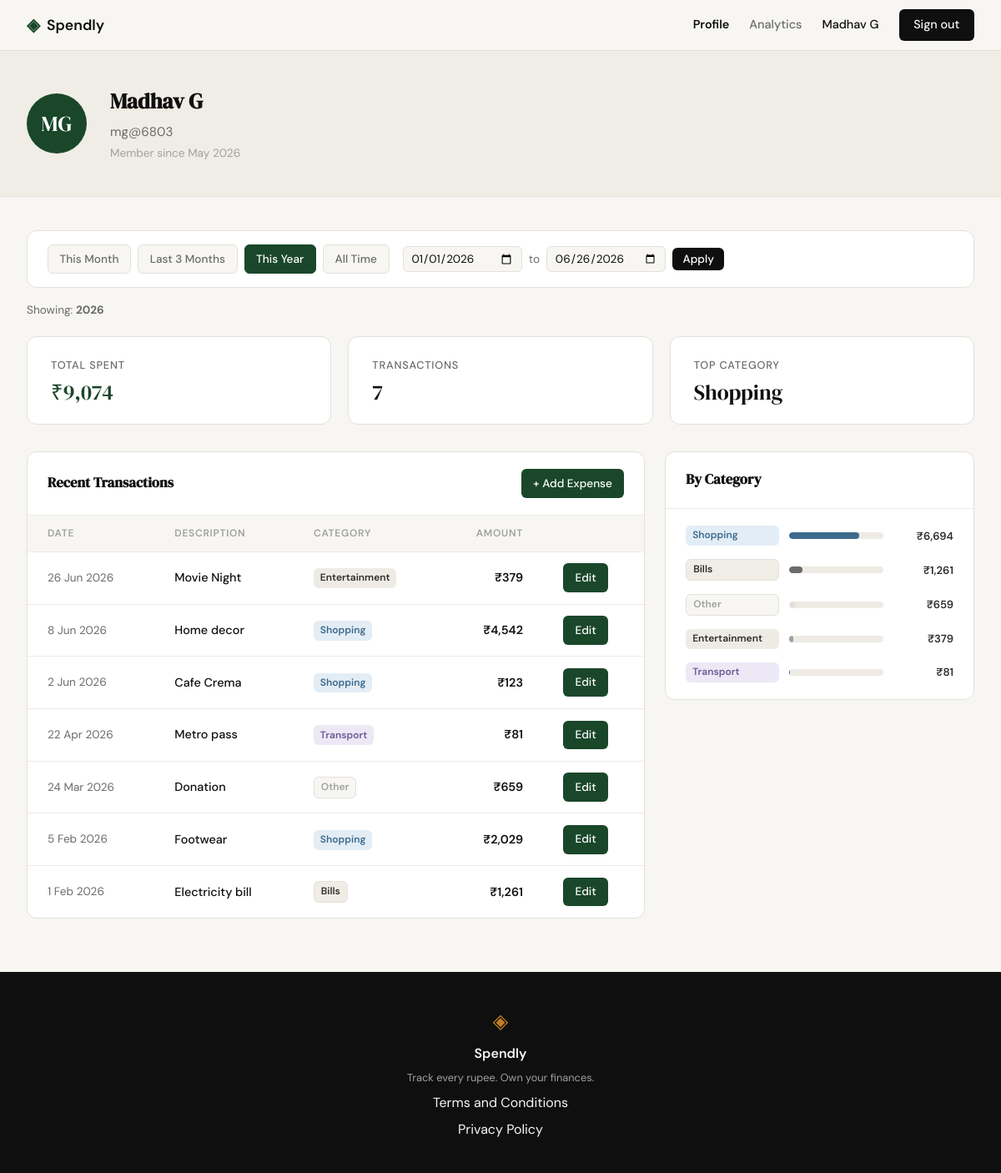
The page /profile?period=this_year (signed in) on the database its author committed.
### tables this page shows
CREATE TABLE users (
            id            INTEGER PRIMARY KEY AUTOINCREMENT,
            name          TEXT    NOT NULL,
            email         TEXT    NOT NULL UNIQUE,
            password_hash TEXT    NOT NULL,
            created_at    TEXT    DEFAULT (datetime('now'))
        );

CREATE TABLE expenses (
            id          INTEGER PRIMARY KEY AUTOINCREMENT,
            user_id     INTEGER NOT NULL REFERENCES users(id),
            amount      REAL    NOT NULL,
            category    TEXT    NOT NULL,
            date        TEXT    NOT NULL,
            description TEXT,
            created_at  TEXT    DEFAULT (datetime('now'))
        );

### app.py (the view)
@app.route("/profile")
def profile():
    if not session.get("user_id"):
        return redirect(url_for("login"))
    user_data = get_user_by_id(session["user_id"])
    if not user_data:
        session.clear()
        return redirect(url_for("login"))
    name = user_data["name"]
    initials = "".join(w[0] for w in name.split()[:2]).upper()
    user = {
        "name": name,
        "initials": initials,
        "email": user_data["email"],
        "member_since": user_data["member_since"],
    }
    today = date.today()
    date_from_raw = request.args.get("from", "").strip()
    date_to_raw   = request.args.get("to", "").strip()
    period        = request.args.get("period", "all")
    date_from = date_to = None
    active_period = "all"
    period_label = "All time"
    if date_from_raw and date_to_raw:
        try:
            d_from = date.fromisoformat(date_from_raw)
            d_to   = date.fromisoformat(date_to_raw)
            if d_from > d_to:
                d_from, d_to = d_to, d_from
            date_from, date_to = d_from.isoformat(), d_to.isoformat()
            active_period = "custom"
            period_label = (
                f"{d_from.strftime('%-d %b %Y')} – {d_to.strftime('%-d %b %Y')}"
            )
        except ValueError:
            pass
    elif period == "this_month":
        date_from = today.replace(day=1).isoformat()
        date_to   = today.isoformat()
        active_period = "this_month"
        period_label  = today.strftime("%B %Y")
    elif period == "last_3_months":
        date_from = (today - timedelta(days=90)).isoformat()
        date_to   = today.isoformat()
        active_period = "last_3_months"
        period_label  = "Last 3 months"
    elif period == "this_year":
        date_from = today.replace(month=1, day=1).isoformat()
        date_to   = today.isoformat()
        active_period = "this_year"
        period_label  = str(today.year)
    stats        = get_summary_stats(session["user_id"], date_from, date_to)
    transactions = get_recent_transactions(session["user_id"], date_from=date_from, date_to=date_to)
    categories   = get_category_breakdown(session["user_id"], date_from, date_to)
    return render_template(
        "profile.html",
        user=user,
        stats=stats,
        transactions=transactions,
        categories=categories,
        active_period=active_period,
        date_from=date_from,
        date_to=date_to,
        period_label=period_label,
    )

### database/db.py (called while the page is built)
def get_db():
    conn = sqlite3.connect(DB_PATH)
    conn.row_factory = sqlite3.Row
    conn.execute("PRAGMA foreign_keys = ON")
    return conn

### database/queries.py (called while the page is built)
def _date_clause(date_from, date_to):
    if date_from and date_to:
        return " AND date BETWEEN ? AND ?", (date_from, date_to)
    return "", ()

def get_user_by_id(user_id):
    conn = get_db()
    row = conn.execute(
        "SELECT name, email, created_at FROM users WHERE id = ?", (user_id,)
    ).fetchone()
    conn.close()
    if not row:
        return None
    member_since = datetime.strptime(row["created_at"][:10], "%Y-%m-%d").strftime("%B %Y")
    return {"name": row["name"], "email": row["email"], "member_since": member_since}

def get_summary_stats(user_id, date_from=None, date_to=None):
    conn = get_db()
    date_clause, date_params = _date_clause(date_from, date_to)
    row = conn.execute(
        "SELECT COALESCE(SUM(amount), 0) as total, COUNT(*) as count "
        "FROM expenses WHERE user_id = ?" + date_clause,
        (user_id,) + date_params
    ).fetchone()
    top = conn.execute(
        "SELECT category, SUM(amount) as cat_total FROM expenses "
        "WHERE user_id = ?" + date_clause + " GROUP BY category ORDER BY cat_total DESC LIMIT 1",
        (user_id,) + date_params
    ).fetchone()
    conn.close()
    return {
        "total_spent": f"₹{row['total']:,.0f}",
        "transaction_count": row["count"],
        "top_category": top["category"] if top else "—",
    }

def get_recent_transactions(user_id, limit=10, date_from=None, date_to=None):
    conn = get_db()
    date_clause, date_params = _date_clause(date_from, date_to)
    rows = conn.execute(
        "SELECT id, date, description, category, amount FROM expenses "
        "WHERE user_id = ?" + date_clause + " ORDER BY date DESC LIMIT ?",
        (user_id,) + date_params + (limit,)
    ).fetchall()
    conn.close()
    return [
        {
            "id": r["id"],
            "date": datetime.strptime(r["date"], "%Y-%m-%d").strftime("%-d %b %Y"),
            "description": r["description"] or "",
            "category": r["category"],
            "amount": f"₹{r['amount']:,.0f}",
        }
        for r in rows
    ]

### templates/profile.html (shortened to what this page needs)
{% extends "base.html" %}
{% block content %}
<div class="profile-page">
  <div class="profile-hero">
    <div class="profile-hero-inner">
      <div class="avatar">{{ user.initials }}</div>
      <div class="user-details">
        <h1>{{ user.name }}</h1>
        <p class="user-email">{{ user.email }}</p>
        <p class="user-since">Member since {{ user.member_since }}</p>
      </div>
    </div>
  </div>
  <div class="profile-inner">
    <div class="filter-bar">
      <div class="filter-presets">
        <a href="{{ url_for('profile') }}?period=this_month"
           class="filter-btn{% if active_period == 'this_month' %} active{% endif %}">This Month</a>
        <a href="{{ url_for('profile') }}?period=last_3_months"
           class="filter-btn{% if active_period == 'last_3_months' %} active{% endif %}">Last 3 Months</a>
        <a href="{{ url_for('profile') }}?period=this_year"
           class="filter-btn{% if active_period == 'this_year' %} active{% endif %}">This Year</a>
        <a href="{{ url_for('profile') }}?period=all"
           class="filter-btn{% if active_period == 'all' %} active{% endif %}">All Time</a>
      </div>
      <form class="filter-custom" method="get" action="{{ url_for('profile') }}">
        <input type="date" name="from" value="{{ date_from or '' }}">
        <span class="filter-separator">to</span>
        <input type="date" name="to" value="{{ date_to or '' }}">
        <button type="submit">Apply</button>
      </form>
    </div>
    <p class="period-label">Showing: <strong>{{ period_label }}</strong></p>
    <div class="stats-grid">
      <div class="stat-card">
        <p class="stat-label">Total Spent</p>
        <p class="stat-value accent">{{ stats.total_spent }}</p>
      </div>
      <div class="stat-card">
        <p class="stat-label">Transactions</p>
        <p class="stat-value">{{ stats.transaction_count }}</p>
      </div>
      <div class="stat-card">
        <p class="stat-label">Top Category</p>
        <p class="stat-value">{{ stats.top_category }}</p>
      </div>
    </div>
    <div class="profile-lower">
      <div class="section-card">
        <div class="section-card-header">
          <h2>Recent Transactions</h2>
          <a href="{{ url_for('add_expense') }}" class="btn-primary-sm">+ Add Expense</a>
        </div>
        <table class="tx-table">
          <thead>
            <tr>
              <th>Date</th>
              <th>Description</th>
              <th>Category</th>
              <th class="right">Amount</th>
              <th></th>
            </tr>
          </thead>
          <tbody>
            {% for t in transactions %}
            <tr>
              <td class="tx-date">{{ t.date }}</td>
              <td class="tx-desc">{{ t.description }}</td>
              <td><span class="badge badge-{{ t.category | lower }}">{{ t.category }}</span></td>
              <td class="tx-amount right">{{ t.amount }}</td>
              <td class="tx-actions"><a href="{{ url_for('edit_expense', id=t.id) }}" class="btn-primary-sm">Edit</a></td>
            </tr>
            {% endfor %}
          </tbody>
        </table>
      </div>
      <div class="section-card">
        <div class="section-card-header">
          <h2>By Category</h2>
        </div>
        <div class="categories-body">
          {% for cat in categories %}
          <div class="category-row">
            <span class="badge badge-{{ cat.name | lower }}">{{ cat.name }}</span>
            <div class="progress-track">
              <div class="progress-bar bar-{{ cat.name | lower }}" style="--bar-pct: {{ cat.pct }}%"></div>
            </div>
            <span class="cat-amount">{{ cat.amount }}</span>
          </div>
          {% endfor %}
        </div>
      </div>
    </div>
  </div>
</div>
{% endblock %}

### templates/base.html (shortened to what this page needs)
<!DOCTYPE html>
<html lang="en">
<head>
    <link rel="stylesheet" href="{{ url_for('static', filename='css/style.css') }}">
</head>
<body>
    <nav class="navbar">
        <div class="nav-inner">
            <a href="{{ url_for('landing') }}" class="nav-brand">
                <span class="brand-icon">◈</span>
                <span class="brand-name">Spendly</span>
            </a>
            <div class="nav-links">
                {% if session.get("user_id") %}
                    <a href="{{ url_for('profile') }}"
                       class="{% if request.endpoint == 'profile' %}nav-active{% endif %}">Profile</a>
                    <a href="{{ url_for('analytics') }}"
                       class="{% if request.endpoint == 'analytics' %}nav-active{% endif %}">Analytics</a>
                    <span class="nav-user">{{ session["user_name"] }}</span>
                    <a href="{{ url_for('logout') }}" class="nav-cta">Sign out</a>
                {% else %}
                    <a href="{{ url_for('login') }}">Sign in</a>
                    <a href="{{ url_for('register') }}" class="nav-cta">Get started</a>
                {% endif %}
            </div>
        </div>
    </nav>
    <main class="main-content">
        {% block content %}{% endblock %}
    </main>
    <footer class="footer">
        <div class="footer-inner">
            <span class="brand-icon">◈</span>
            <span class="footer-name">Spendly</span>
            <p class="footer-copy">Track every rupee. Own your finances.</p>
            <a href="/terms">Terms and Conditions</a>
            <a href="/privacy">Privacy Policy</a>
        </div>
    </footer>
</body>
</html>

### static/css/style.css (style rules this page uses)
:root { --ink: #0f0f0f; --ink-soft: #2d2d2d; --ink-muted: #6b6b6b; --ink-faint: #a0a0a0; --paper: #f7f6f3; --paper-warm: #f0ede6; --paper-card: #ffffff; --accent: #1a472a; --accent-light: #e8f0eb; --accent-2: #c17f24; --accent-2-light: #fdf3e3; --danger: #c0392b; --danger-light: #fdecea; --border: #e4e1da; --border-soft: #eeebe4; --color-shopping: #3d6b8e; --color-shopping-light: #e3edf5; --color-transport: #6b5b95; --color-transport-light: #ede8f5; --font-display: 'DM Serif Display', Georgia, serif; --font-body: 'DM Sans', system-ui, sans-serif; --max-width: 1200px; --auth-width: 440px; --radius-sm: 6px; --radius-md: 12px; --radius-lg: 20px; }
*, *::before, *::after { box-sizing: border-box; margin: 0; padding: 0; }
html { font-size: 16px; scroll-behavior: smooth; }
body { background: var(--paper); color: var(--ink); font-family: var(--font-body); font-size: 1rem; line-height: 1.6; -webkit-font-smoothing: antialiased; }
a { color: inherit; text-decoration: none; }
.navbar { position: sticky; top: 0; z-index: 100; background: var(--paper); border-bottom: 1px solid var(--border); padding: 0 2rem; }
.nav-inner { max-width: var(--max-width); margin: 0 auto; height: 60px; display: flex; align-items: center; justify-content: space-between; }
.nav-brand { display: flex; align-items: center; gap: 0.5rem; font-family: var(--font-body); font-weight: 600; font-size: 1.1rem; color: var(--ink); }
.brand-icon { color: var(--accent); font-size: 1.3rem; }
.brand-name { color: var(--ink); }
.nav-links { display: flex; align-items: center; gap: 1.5rem; font-size: 0.9rem; font-weight: 500; }
.nav-links a { color: var(--ink-muted); transition: color 0.2s; }
.nav-links a.nav-active { color: var(--ink); font-weight: 600; }
.nav-cta { background: var(--ink) !important; color: var(--paper) !important; padding: 0.45rem 1.1rem; border-radius: var(--radius-sm); transition: background 0.2s !important; }
.main-content { min-height: calc(100vh - 60px - 100px); }
.btn-primary-sm { display: inline-flex; align-items: center; gap: 0.25rem; padding: 0.4rem 0.9rem; background: var(--accent); color: var(--paper-card); border-radius: var(--radius-sm); font-size: 0.85rem; font-weight: 500; text-decoration: none; transition: opacity 0.15s; }
.footer { background: var(--ink); color: var(--paper); padding: 2.5rem 2rem; text-align: center; }
.footer-inner { display: flex; flex-direction: column; align-items: center; gap: 0.4rem; }
.footer .brand-icon { color: var(--accent-2); font-size: 1.5rem; }
.footer-name { font-weight: 600; font-size: 1rem; }
.footer-copy { font-size: 0.8rem; color: var(--ink-faint); }

### rows shown on the page
users: user_name "Madhav G", name "Madhav G", email "mg@6803"
expenses: date "26 Jun 2026", description "Movie Night", category "Entertainment", amount "₹379"
expenses: date "8 Jun 2026", description "Home decor", category "Shopping", amount "₹4,542"
expenses: date "2 Jun 2026", description "Cafe Crema", category "Shopping", amount "₹123"
expenses: date "22 Apr 2026", description "Metro pass", category "Transport", amount "₹81"
expenses: date "24 Mar 2026", description "Donation", category "Other", amount "₹659"
expenses: date "5 Feb 2026", description "Footwear", category "Shopping", amount "₹2,029"
expenses: date "1 Feb 2026", description "Electricity bill", category "Bills", amount "₹1,261"

### other values the page prints
{{ user.initials }} "MG"
{{ user.member_since }} "May 2026"
{{ period_label }} "2026"
{{ stats.total_spent }} "₹9,074"
{{ stats.transaction_count }} "7"
{{ stats.top_category }} "Shopping"
{{ cat.name }} "Shopping" "Bills" "Other" "Entertainment" "Transport"
{{ cat.amount }} "₹6,694" "₹1,261" "₹659" "₹379" "₹81"
